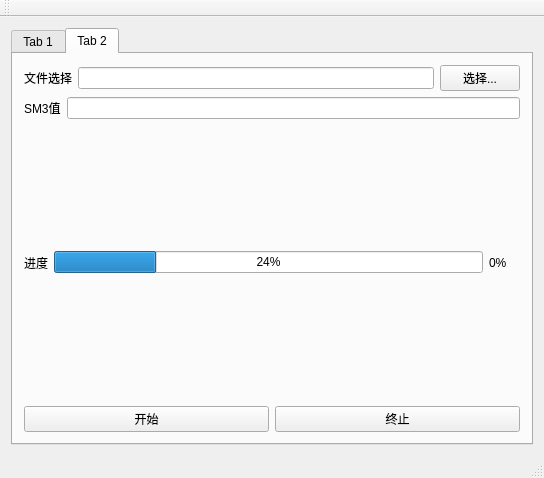
<?xml version="1.0" encoding="UTF-8"?>
<ui version="4.0">
 <class>MainWindow</class>
 <widget class="QMainWindow" name="MainWindow">
  <property name="geometry">
   <rect>
    <x>0</x>
    <y>0</y>
    <width>544</width>
    <height>478</height>
   </rect>
  </property>
  <property name="windowTitle">
   <string>MainWindow</string>
  </property>
  <widget class="QWidget" name="centralWidget">
   <layout class="QGridLayout" name="gridLayout">
    <item row="0" column="0">
     <widget class="QTabWidget" name="tabWidget">
      <property name="currentIndex">
       <number>1</number>
      </property>
      <widget class="QWidget" name="tab">
       <attribute name="title">
        <string>Tab 1</string>
       </attribute>
       <layout class="QGridLayout" name="gridLayout_2">
        <item row="0" column="0">
         <layout class="QVBoxLayout" name="verticalLayout">
          <item>
           <widget class="QLabel" name="label">
            <property name="text">
             <string>字符</string>
            </property>
           </widget>
          </item>
          <item>
           <widget class="QPlainTextEdit" name="stringInput"/>
          </item>
          <item>
           <widget class="QLabel" name="label_2">
            <property name="text">
             <string>SM3值</string>
            </property>
           </widget>
          </item>
          <item>
           <widget class="QPlainTextEdit" name="stringSM3"/>
          </item>
          <item>
           <widget class="QPushButton" name="stringStart">
            <property name="text">
             <string>开始</string>
            </property>
           </widget>
          </item>
         </layout>
        </item>
       </layout>
      </widget>
      <widget class="QWidget" name="tab_2">
       <attribute name="title">
        <string>Tab 2</string>
       </attribute>
       <layout class="QGridLayout" name="gridLayout_3">
        <item row="0" column="0">
         <layout class="QVBoxLayout" name="verticalLayout_2">
          <item>
           <layout class="QHBoxLayout" name="horizontalLayout">
            <item>
             <widget class="QLabel" name="label_3">
              <property name="text">
               <string>文件选择</string>
              </property>
             </widget>
            </item>
            <item>
             <widget class="QLineEdit" name="filePathInput"/>
            </item>
            <item>
             <widget class="QPushButton" name="fileSelect">
              <property name="text">
               <string>选择...</string>
              </property>
             </widget>
            </item>
           </layout>
          </item>
          <item>
           <layout class="QHBoxLayout" name="horizontalLayout_2">
            <item>
             <widget class="QLabel" name="label_4">
              <property name="text">
               <string>SM3值</string>
              </property>
             </widget>
            </item>
            <item>
             <widget class="QLineEdit" name="fileSM3"/>
            </item>
           </layout>
          </item>
          <item>
           <layout class="QHBoxLayout" name="horizontalLayout_3">
            <item>
             <widget class="QLabel" name="label_5">
              <property name="text">
               <string>进度</string>
              </property>
             </widget>
            </item>
            <item>
             <widget class="QProgressBar" name="progressBar">
              <property name="value">
               <number>24</number>
              </property>
             </widget>
            </item>
            <item>
             <widget class="QLabel" name="rate">
              <property name="text">
               <string>0%</string>
              </property>
             </widget>
            </item>
            <item>
             <widget class="QLabel" name="label_6">
              <property name="text">
               <string/>
              </property>
             </widget>
            </item>
           </layout>
          </item>
          <item>
           <layout class="QHBoxLayout" name="horizontalLayout_4">
            <item>
             <widget class="QPushButton" name="fileStart">
              <property name="text">
               <string>开始</string>
              </property>
             </widget>
            </item>
            <item>
             <widget class="QPushButton" name="fileStop">
              <property name="text">
               <string>终止</string>
              </property>
             </widget>
            </item>
           </layout>
          </item>
         </layout>
        </item>
       </layout>
      </widget>
     </widget>
    </item>
   </layout>
  </widget>
  <widget class="QMenuBar" name="menuBar">
   <property name="geometry">
    <rect>
     <x>0</x>
     <y>0</y>
     <width>544</width>
     <height>22</height>
    </rect>
   </property>
  </widget>
  <widget class="QToolBar" name="mainToolBar">
   <attribute name="toolBarArea">
    <enum>TopToolBarArea</enum>
   </attribute>
   <attribute name="toolBarBreak">
    <bool>false</bool>
   </attribute>
  </widget>
  <widget class="QStatusBar" name="statusBar"/>
 </widget>
 <layoutdefault spacing="6" margin="11"/>
 <resources/>
 <connections/>
</ui>
